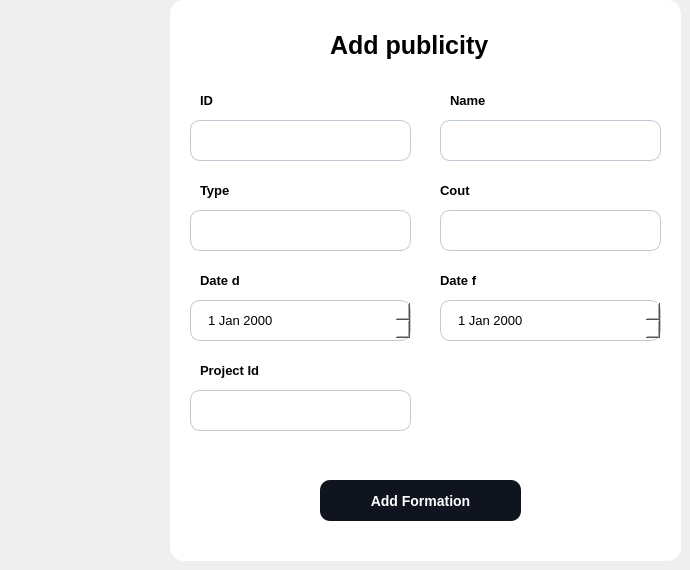
              <widget class="QWidget" name="page_16">
               <widget class="QGroupBox" name="groupBox_9">
                <property name="geometry">
                 <rect>
                  <x>170</x>
                  <y>0</y>
                  <width>511</width>
                  <height>561</height>
                 </rect>
                </property>
                <property name="styleSheet">
                 <string notr="true">background-color :white ; 
border-radius :14px ; 
border: 0 px ; 	</string>
                </property>
                <property name="title">
                 <string/>
                </property>
                <widget class="QLabel" name="title1_12">
                 <property name="geometry">
                  <rect>
                   <x>160</x>
                   <y>30</y>
                   <width>211</width>
                   <height>31</height>
                  </rect>
                 </property>
                 <property name="styleSheet">
                  <string notr="true">QLabel {
	font-size: 25px ; 
	font-weight:bold ; 
	
}</string>
                 </property>
                 <property name="text">
                  <string>Add publicity</string>
                 </property>
                </widget>
                <widget class="QLabel" name="label_68">
                 <property name="geometry">
                  <rect>
                   <x>30</x>
                   <y>90</y>
                   <width>21</width>
                   <height>21</height>
                  </rect>
                 </property>
                 <property name="styleSheet">
                  <string notr="true">font-size:13px;
font-weight:bold ; </string>
                 </property>
                 <property name="text">
                  <string>ID</string>
                 </property>
                </widget>
                <widget class="QLabel" name="label_69">
                 <property name="geometry">
                  <rect>
                   <x>280</x>
                   <y>90</y>
                   <width>41</width>
                   <height>21</height>
                  </rect>
                 </property>
                 <property name="styleSheet">
                  <string notr="true">font-size:13px;
font-weight:bold ; </string>
                 </property>
                 <property name="text">
                  <string>Name</string>
                 </property>
                </widget>
                <widget class="QLineEdit" name="id_pub">
                 <property name="geometry">
                  <rect>
                   <x>20</x>
                   <y>120</y>
                   <width>221</width>
                   <height>41</height>
                  </rect>
                 </property>
                 <property name="styleSheet">
                  <string notr="true">QLineEdit {
	background-color:white ; 
	border-radius:10px ; 
	font-size:13px ; 
	padding-left : 15px ; 
	border:1px solid #BFC9D3 ; 
}</string>
                 </property>
                </widget>
                <widget class="QLineEdit" name="name_pub">
                 <property name="geometry">
                  <rect>
                   <x>270</x>
                   <y>120</y>
                   <width>221</width>
                   <height>41</height>
                  </rect>
                 </property>
                 <property name="styleSheet">
                  <string notr="true">QLineEdit {
	background-color:white ; 
	border-radius:10px ; 
	font-size:13px ; 
	padding-left : 15px ; 
	border:1px solid #BFC9D3 ; 
}</string>
                 </property>
                </widget>
                <widget class="QLabel" name="label_70">
                 <property name="geometry">
                  <rect>
                   <x>30</x>
                   <y>180</y>
                   <width>101</width>
                   <height>21</height>
                  </rect>
                 </property>
                 <property name="styleSheet">
                  <string notr="true">font-size:13px;
font-weight:bold ; </string>
                 </property>
                 <property name="text">
                  <string>Type</string>
                 </property>
                </widget>
                <widget class="QLabel" name="label_71">
                 <property name="geometry">
                  <rect>
                   <x>30</x>
                   <y>270</y>
                   <width>51</width>
                   <height>21</height>
                  </rect>
                 </property>
                 <property name="styleSheet">
                  <string notr="true">font-size:13px;
font-weight:bold ; </string>
                 </property>
                 <property name="text">
                  <string>Date d</string>
                 </property>
                </widget>
                <widget class="QPushButton" name="add_entr_3">
                 <property name="geometry">
                  <rect>
                   <x>150</x>
                   <y>480</y>
                   <width>201</width>
                   <height>41</height>
                  </rect>
                 </property>
                 <property name="cursor">
                  <cursorShape>PointingHandCursor</cursorShape>
                 </property>
                 <property name="styleSheet">
                  <string notr="true">QPushButton {
	background-color:#0F141E ; 
	border-radius:10px ; 
	color : white ; 
	font-size:14px ; 
	font-weight:bold; 
}

QPushButton::hover {
	background-color:#4AC7EA ; 
	color:white ; 
}</string>
                 </property>
                 <property name="text">
                  <string>Add Formation</string>
                 </property>
                </widget>
                <widget class="QLineEdit" name="type_pub">
                 <property name="geometry">
                  <rect>
                   <x>20</x>
                   <y>210</y>
                   <width>221</width>
                   <height>41</height>
                  </rect>
                 </property>
                 <property name="styleSheet">
                  <string notr="true">QLineEdit {
	background-color:white ; 
	border-radius:10px ; 
	font-size:13px ; 
	padding-left : 15px ; 
	border:1px solid #BFC9D3 ; 

}</string>
                 </property>
                </widget>
                <widget class="QLineEdit" name="cout_pub">
                 <property name="geometry">
                  <rect>
                   <x>270</x>
                   <y>210</y>
                   <width>221</width>
                   <height>41</height>
                  </rect>
                 </property>
                 <property name="styleSheet">
                  <string notr="true">QLineEdit {
	background-color:white ; 
	border-radius:10px ; 
	font-size:13px ; 
	padding-left : 15px ; 
	border:1px solid #BFC9D3 ; 

}</string>
                 </property>
                </widget>
                <widget class="QLabel" name="label_72">
                 <property name="geometry">
                  <rect>
                   <x>270</x>
                   <y>180</y>
                   <width>141</width>
                   <height>21</height>
                  </rect>
                 </property>
                 <property name="styleSheet">
                  <string notr="true">font-size:13px;
font-weight:bold ; </string>
                 </property>
                 <property name="text">
                  <string>Cout</string>
                 </property>
                </widget>
                <widget class="QDateEdit" name="date_f_pub">
                 <property name="geometry">
                  <rect>
                   <x>270</x>
                   <y>300</y>
                   <width>221</width>
                   <height>41</height>
                  </rect>
                 </property>
                 <property name="styleSheet">
                  <string notr="true">
	background-color:white ; 
	border-radius:10px ; 
	font-size:13px ; 
	padding-left : 15px ; 
	border:1px solid #BFC9D3 ; 

</string>
                 </property>
                </widget>
                <widget class="QLabel" name="label_73">
                 <property name="geometry">
                  <rect>
                   <x>270</x>
                   <y>270</y>
                   <width>61</width>
                   <height>21</height>
                  </rect>
                 </property>
                 <property name="styleSheet">
                  <string notr="true">font-size:13px;
font-weight:bold ; </string>
                 </property>
                 <property name="text">
                  <string>Date f</string>
                 </property>
                </widget>
                <widget class="QDateEdit" name="date_d_pub">
                 <property name="geometry">
                  <rect>
                   <x>20</x>
                   <y>300</y>
                   <width>221</width>
                   <height>41</height>
                  </rect>
                 </property>
                 <property name="styleSheet">
                  <string notr="true">	background-color:white ; 
	border-radius:10px ; 
	font-size:13px ; 
	padding-left : 15px ; 
	border:1px solid #BFC9D3 ; 
</string>
                 </property>
                </widget>
                <widget class="QLabel" name="label_74">
                 <property name="geometry">
                  <rect>
                   <x>30</x>
                   <y>360</y>
                   <width>101</width>
                   <height>21</height>
                  </rect>
                 </property>
                 <property name="styleSheet">
                  <string notr="true">font-size:13px;
font-weight:bold ; </string>
                 </property>
                 <property name="text">
                  <string>Project Id</string>
                 </property>
                </widget>
                <widget class="QLineEdit" name="prj_id_pub">
                 <property name="geometry">
                  <rect>
                   <x>20</x>
                   <y>390</y>
                   <width>221</width>
                   <height>41</height>
                  </rect>
                 </property>
                 <property name="styleSheet">
                  <string notr="true">QLineEdit {
	background-color:white ; 
	border-radius:10px ; 
	font-size:13px ; 
	padding-left : 15px ; 
	border:1px solid #BFC9D3 ; 

}</string>
                 </property>
                </widget>
               </widget>
              </widget>
